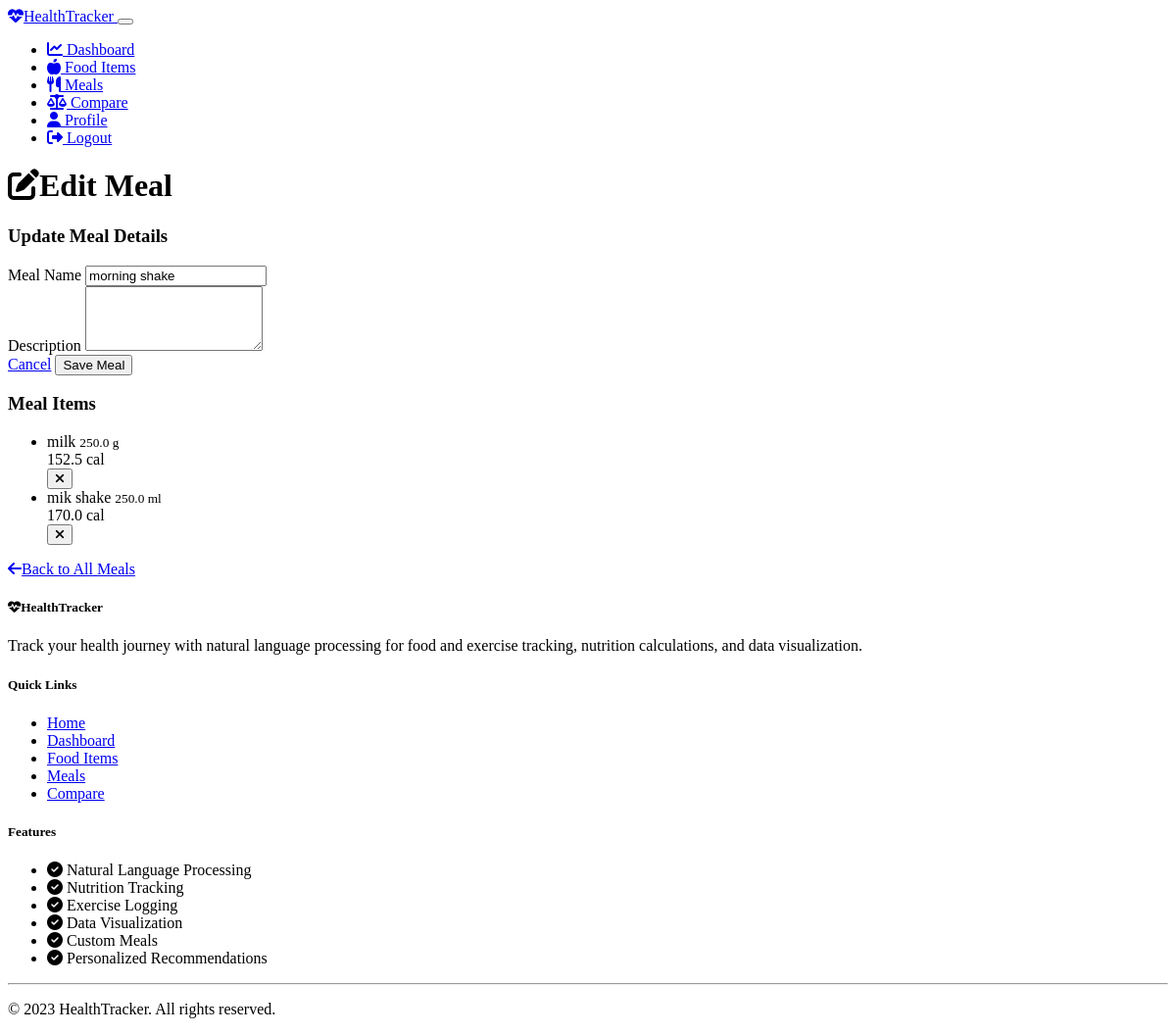
The app's page /edit_meal/2 (signed in) with its own data.
### models.py (models this page shows, shortened)
class Meal(db.Model):
    id = db.Column(db.Integer, primary_key=True)
    user_id = db.Column(db.Integer, db.ForeignKey('user.id'), nullable=False)
    name = db.Column(db.String(100), nullable=False, unique=True)
    description = db.Column(db.String(500))
    created_at = db.Column(db.DateTime,default=lambda: datetime.now(pytz.timezone('Asia/Kolkata')).date())
    meal_items = db.relationship('MealItem', backref='meal', lazy=True, cascade="all, delete-orphan")

class MealItem(db.Model):
    id = db.Column(db.Integer, primary_key=True)
    meal_id = db.Column(db.Integer, db.ForeignKey('meal.id'), nullable=False)
    custom_item_id = db.Column(db.Integer, db.ForeignKey('custom_item.id'), nullable=False)
    quantity = db.Column(db.Float, nullable=False)
    @property
    def calories_total(self):
        return self.custom_item.calories * (self.quantity / self.custom_item.quantity)

class CustomItem(db.Model):
    id = db.Column(db.Integer, primary_key=True, autoincrement=True)
    user_id = db.Column(db.Integer, db.ForeignKey('user.id'), nullable=False)
    name = db.Column(db.String(200), nullable=False)
    description = db.Column(db.String(500), nullable=True)
    unit = db.Column(db.String(50), nullable=False)
    quantity = db.Column(db.Float, nullable=False)
    calories = db.Column(db.Float, nullable=False)
    protein = db.Column(db.Float, nullable=False)
    carbohydrates = db.Column(db.Float, nullable=False)
    fiber = db.Column(db.Float, nullable=False)
    sugar = db.Column(db.Float, nullable=False)
    sodium = db.Column(db.Float, nullable=False)
    created_at = db.Column(db.DateTime,default=lambda: datetime.now(pytz.timezone('Asia/Kolkata')).date())
    meal_items = db.relationship('MealItem', backref='custom_item', lazy=True)
    __table_args__ = (
        db.UniqueConstraint('user_id', 'name', name='_user_item_uc'),
    )

### routes.py (the view)
@app.route('/edit_meal/<int:meal_id>', methods=['GET', 'POST'])
@login_required
def edit_meal(meal_id):
    meal = Meal.query.get_or_404(meal_id)
    if meal.user_id != current_user.id:
        flash('You are not authorized to edit this meal.', 'danger')
        return redirect(url_for('meals'))
    form = MealForm()
    if request.method == 'GET':
        form.name.data = meal.name
        form.description.data = meal.description
    if form.validate_on_submit():
        meal.name = form.name.data
        meal.description = form.description.data
        db.session.commit()
        flash(f'Meal "{meal.name}" updated successfully!', 'success')
        return redirect(url_for('meals'))
    return render_template('edit_meal.html', form=form, meal=meal)

### forms.py
class MealForm(FlaskForm):
    name = StringField('Meal Name', validators=[DataRequired()])
    description = TextAreaField('Description', validators=[Optional()])
    submit = SubmitField('Save Meal')

### app.py (called while the page is built)
@login_manager.user_loader
def load_user(user_id):
    from models import User
    return User.query.get(int(user_id))

### templates/edit_meal.html (shortened to what this page needs)
{% extends "base.html" %}
{% block content %}
<div class="row justify-content-center">
    <div class="col-lg-8">
        <h1 class="mb-4"><i class="fas fa-edit me-2"></i>Edit Meal</h1>
        <div class="card border-0 shadow-sm mb-4">
            <div class="card-header bg-transparent py-3">
                <h3 class="h5 mb-0">Update Meal Details</h3>
            </div>
            <div class="card-body p-4">
                <form method="POST" action="{{ url_for('edit_meal', meal_id=meal.id) }}">
                    <div class="mb-3">
                        {{ form.name.label(class="form-label") }}
                        {% if form.name.errors %}
                            {{ form.name(class="form-control is-invalid") }}
                            <div class="invalid-feedback">
                                {% for error in form.name.errors %}
                                    {{ error }}
                                {% endfor %}
                            </div>
                        {% else %}
                            {{ form.name(class="form-control") }}
                        {% endif %}
                    </div>
                    <div class="mb-4">
                        {{ form.description.label(class="form-label") }}
                        {% if form.description.errors %}
                            {{ form.description(class="form-control is-invalid", rows=4) }}
                            <div class="invalid-feedback">
                                {% for error in form.description.errors %}
                                    {{ error }}
                                {% endfor %}
                            </div>
                        {% else %}
                            {{ form.description(class="form-control", rows=4) }}
                        {% endif %}
                    </div>
                    <div class="d-flex justify-content-between">
                        <a href="{{ url_for('meals') }}" class="btn btn-secondary">Cancel</a>
                        {{ form.submit(class="btn btn-primary") }}
                    </div>
                </form>
            </div>
        </div>
        <div class="card border-0 shadow-sm">
            <div class="card-header bg-transparent py-3">
                <h3 class="h5 mb-0">Meal Items</h3>
            </div>
            <div class="card-body p-3">
                {% if meal.meal_items %}
                    <ul class="list-group list-group-flush">
                        {% for item in meal.meal_items %}
                            <li class="list-group-item bg-transparent d-flex justify-content-between align-items-center px-0">
                                <div>
                                    <span>{{ item.custom_item.name }}</span>
                                    <small class="text-muted d-block">{{ item.quantity }} {{ item.custom_item.unit }}</small>
                                </div>
                                <div class="d-flex align-items-center">
                                    <span class="me-3">{{ item.calories_total }} cal</span>
                                    <form action="{{ url_for('delete_meal_item', meal_item_id=item.id) }}" method="POST">
                                        <button type="submit" class="btn btn-sm btn-outline-danger">
                                            <i class="fas fa-times"></i>
                                        </button>
                                    </form>
                                </div>
                            </li>
                        {% endfor %}
                    </ul>
                {% else %}
                    <p class="text-muted text-center mb-0">No items added to this meal yet.</p>
                {% endif %}
            </div>
            <div class="card-footer bg-transparent py-3">
                <a href="{{ url_for('meals') }}" class="btn btn-primary w-100">
                    <i class="fas fa-arrow-left me-2"></i>Back to All Meals
                </a>
            </div>
        </div>
    </div>
</div>
{% endblock %}

### records on screen
Meal: name "morning shake"
MealItem: custom_item.name "milk", quantity "250.0", custom_item.unit "g", calories_total "152.5"
MealItem: custom_item.name "mik shake", quantity "250.0", custom_item.unit "ml", calories_total "170.0"
